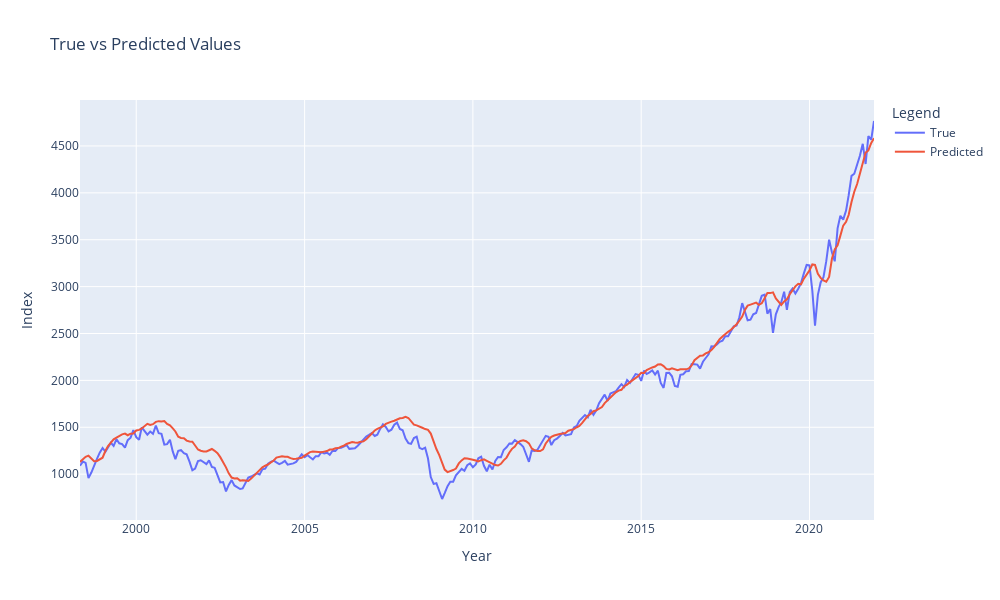

Notebook source saved alongside this figure:
### Code cell
test_tensor = torch.from_numpy(np.array(X_test)).float()
insample_predict = model(inputs).detach().numpy()
outsample_predict = model(test_tensor).detach().numpy()

regression_metrics(y_train, insample_predict, 
                   y_test, outsample_predict) 

# Evaluation of Results
df_res = pd.DataFrame({'true': testing[TARGET], 'pred': outsample_predict.flatten()})

# Plot the results
trace_true = go.Scatter(
    x = df_res.index,
    y = df_res['true'],
    mode = 'lines',
    name = 'True'
)

trace_pred = go.Scatter(
    x = df_res.index,
    y = df_res['pred'],
    mode = 'lines',
    name = 'Predicted'
)

fig = go.Figure(data=[trace_true, trace_pred])

fig.update_layout(
    title='True vs Predicted Values',
    xaxis_title='Year',
    yaxis_title='Index',
    legend_title='Legend',
    width=1000,
    height=600  
)

# Show the figure
fig.show()

### Figure 1 — Plotly figure (JSON) as saved in the notebook; plotly's stock layout.template omitted (floating-point values rounded to 4 significant figures; data arrays with more than 128 entries replaced by an {"elided": "..."} marker saying what was removed)
{"data": [{"mode": "lines", "name": "True", "type": "scatter", "x": {"elided": "284 str values"}, "y": {"elided": "284 float values"}}, {"mode": "lines", "name": "Predicted", "type": "scatter", "x": {"elided": "284 str values"}, "y": {"elided": "284 float values"}}], "layout": {"height": 600, "legend": {"title": {"text": "Legend"}}, "title": {"text": "True vs Predicted Values"}, "width": 1000, "xaxis": {"title": {"text": "Year"}}, "yaxis": {"title": {"text": "Index"}}}}
